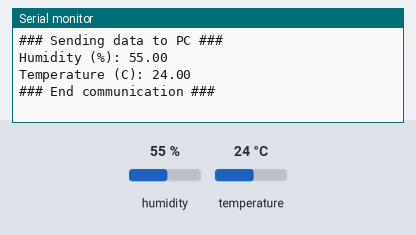
A sketch run on a simulated Arduino Uno, built with avr-gcc and run on an emulated ATmega328P. Parts: the last lines printed to the serial monitor. The inputs (shaded band) are chosen by the test bench; at power-on: humidity 55 %, temperature 24 °C.

Above: at 6.3 s.
6.4 s: humidity set to 22 %
10.8 s: temperature set to 12 °C
At 12.8 s:
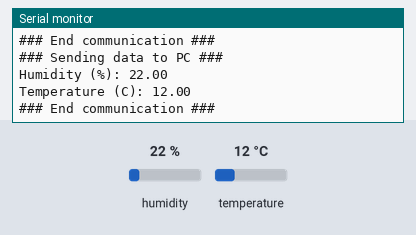
15.2 s: humidity set to 40 %
At 19.2 s:
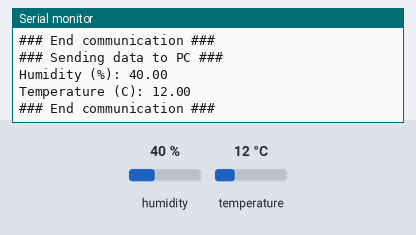
Timing chart, 0 to 20.7 s (numbered marks = the images above; inputs shaded):
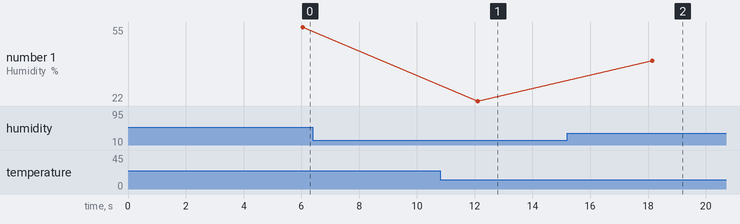

Measured:
- after the input at 10.8 s, the serial monitor: prints a new line after 1.3 s (image 1)
- after the input at 15.2 s, the serial monitor: prints a new line after 2.9 s (image 2)
- plotted number 1: 22 → 40 after the input at 15.2 s

The sketch:

climatemonitor.ino
```cpp
#include <DHT11.h> // Here we are using a third-party library
#define DHTPIN 13 // Define the pin connected to the DHT11 sensor
DHT11 dht(DHTPIN); // Create a DHT11 object and specify the pin
void setup() {
Serial.begin(115200); // Initialize serial communication
}
void loop() {
delay(5000); // Delay for 5 seconds
float humidity = dht.readHumidity(); // Read humidity value
float temperature = dht.readTemperature(); // Read temperature value
Serial.println("### Sending data to PC ###");
Serial.print("Humidity (%): ");
Serial.println(humidity); // Print humidity value
Serial.print("Temperature (C): ");
Serial.println(temperature); // Print temperature value
Serial.println("### End communication ###");
}
```
